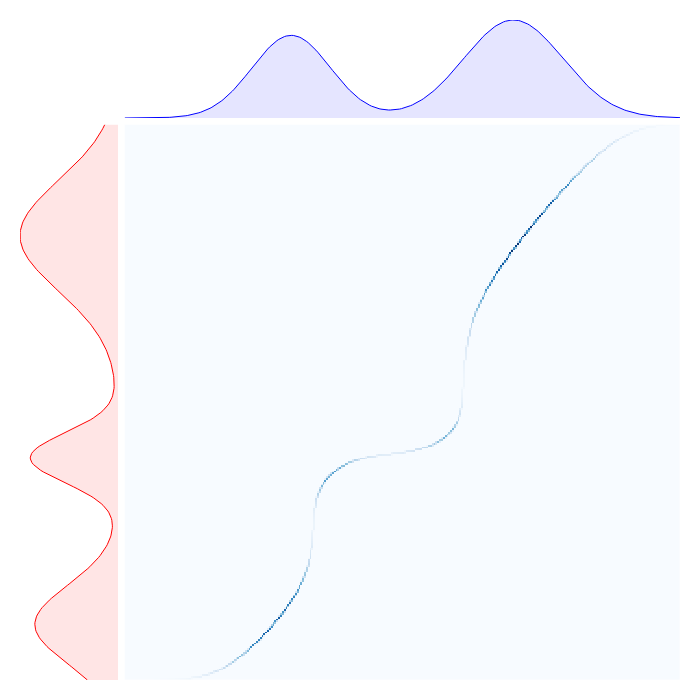

Write notebook code for a chart like this one.
### Code cell
continuous_kantorovich(gmm_x, gmm_y)

### Figure 1 — Plotly figure (JSON) as saved in the notebook; plotly's stock layout.template omitted (floating-point values rounded to 4 significant figures; data arrays with more than 128 entries replaced by an {"elided": "..."} marker saying what was removed)
{"data": [{"fill": "tozerox", "fillcolor": "rgba(255,0,0,0.1)", "line": {"color": "red", "width": 1}, "mode": "lines", "type": "scatter", "x": {"elided": "300 float values"}, "xaxis": "x2", "y": {"elided": "300 float values"}, "yaxis": "y2"}, {"fill": "tozeroy", "fillcolor": "rgba(0,0,255,0.1)", "line": {"color": "blue", "width": 1}, "mode": "lines", "type": "scatter", "x": {"elided": "300 float values"}, "xaxis": "x", "y": {"elided": "300 float values"}, "yaxis": "y"}, {"colorscale": [[0, "rgb(247,251,255)"], [0.125, "rgb(222,235,247)"], [0.25, "rgb(198,219,239)"], [0.375, "rgb(158,202,225)"], [0.5, "rgb(107,174,214)"], [0.625, "rgb(66,146,198)"], [0.75, "rgb(33,113,181)"], [0.875, "rgb(8,81,156)"], [1, "rgb(8,48,107)"]], "showscale": false, "type": "heatmap", "xaxis": "x3", "yaxis": "y3", "z": {"elided": "300x300 float values"}}], "layout": {"height": 700, "margin": {"b": 20, "l": 20, "r": 20, "t": 20}, "paper_bgcolor": "white", "plot_bgcolor": "white", "showlegend": false, "width": 700, "xaxis": {"anchor": "y", "domain": [0.1585, 1], "range": [0, 1], "showgrid": false, "showticklabels": false}, "xaxis2": {"anchor": "y2", "domain": [0, 0.1485], "range": [0.006902, 0], "showgrid": false, "showticklabels": false}, "xaxis3": {"anchor": "y3", "domain": [0.1585, 1], "showgrid": false, "showticklabels": false}, "yaxis": {"anchor": "x", "domain": [0.8515, 1], "range": [0, 0.008952], "showgrid": false, "showticklabels": false}, "yaxis2": {"anchor": "x2", "domain": [0, 0.8415], "range": [0, 1], "showgrid": false, "showticklabels": false}, "yaxis3": {"anchor": "x3", "domain": [0, 0.8415], "showgrid": false, "showticklabels": false}}}
